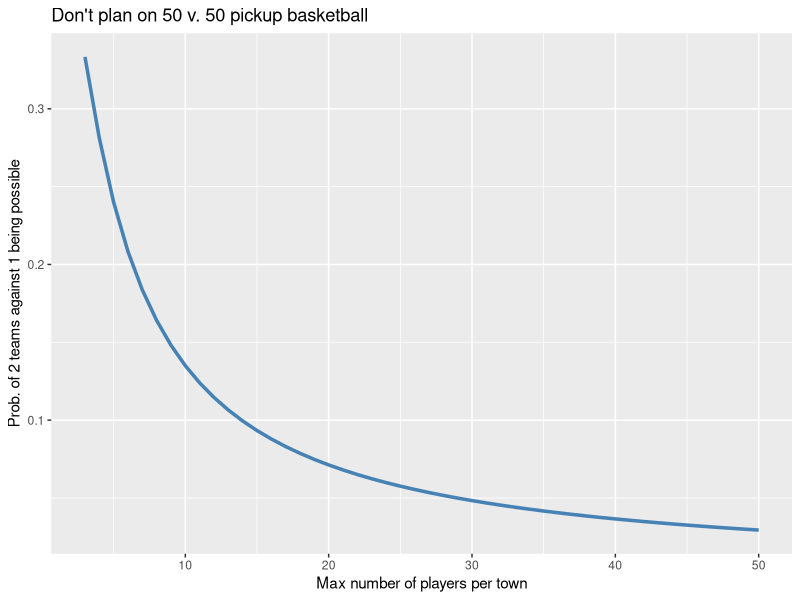

This chart was generated by the following R code:
## ---- chunk 1
knitr::opts_chunk$set(echo = TRUE)

library(ggplot2)
library(ggrepel)
## ---- chunk 2
nsim <- 10000 # number of iterations
nmax <- 5 # max number of players from any town

# Keep track of instances where two towns can be pitted against one
counter <- 0 
num_success <- 0
for (i in 1:nsim) {
  
  # Draw number of players for each town
  A <- sample(1:nmax,1)
  B <- sample(1:nmax,1)
  C <- sample(1:nmax,1)
  
  # If feasible, increment our success tracker
  if ( (A+B == C) || (B+C == A) || (C+A == B) ) {
    num_success <- num_success + 1
  }
  
  counter <- counter + 1
}

num_success/counter
## ---- chunk 3

# Compute probability from small pickup games to preposterously large ones
n <- 3:50
pi <- rep(NaN,length(n))
for (i in 3:max(n)) {
  pi[i-2] <- 3 * (0.5*(i^2 - i))/(i^3)
}
## ---- chunk 4
# Plot the probabilities over n
ggplot(data=NULL,aes(x=n,y=pi)) + geom_line(size=1.2, color = 'steelblue') +
  ylab("Prob. of 2 teams against 1 being possible") +
  xlab("Max number of players per town") + 
  ggtitle("Don't plan on 50 v. 50 pickup basketball") 
